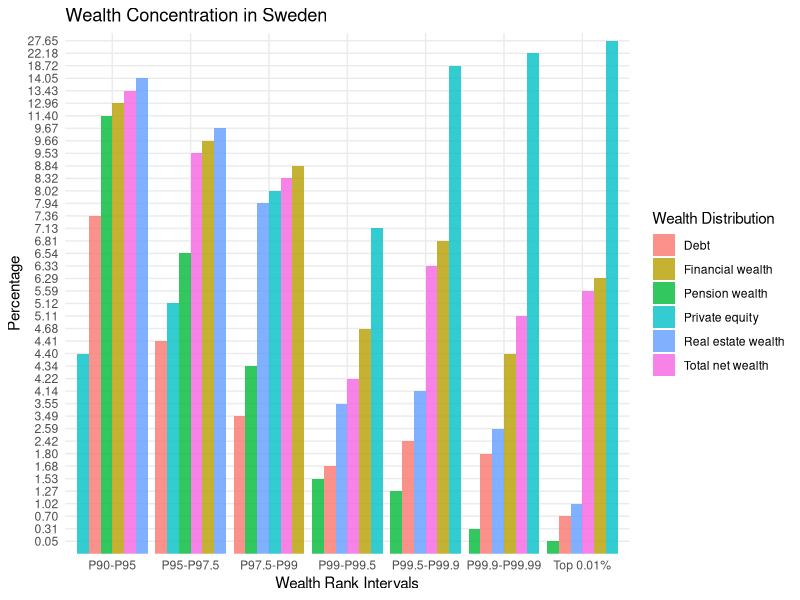

R code for this plot:
### Replication of Figure 1
#### Load library
library(tidyverse)

#### Load and clean the data set
portfolio <- read_csv('input_distributions_NW-Table 1.csv')
portfolio <- data.frame(portfolio)
portfolio <- portfolio[c(1, 2, 3, 4, 5, 6, 7), ]
colnames(portfolio) <- c('Number of households', 'Real estate wealth', 'Financial wealth', 'Private equity', 'Pension wealth', 'Debt', 'Total net wealth', 'Wealth Level')

#### Create data set for graph
portfolio <- 
  portfolio |>
  gather(`Wealth Distribution`, Percentage, 2:7)
portfolio$Percentage <- format(round(as.numeric(as.character(portfolio$Percentage)), 2), nsmall = 2)

#### Create graph
portfolio |> 
  ggplot(aes(x = `Wealth Level`, y = Percentage, fill = `Wealth Distribution`)) +
  geom_col(position = "dodge", alpha = 0.8) +
  theme_minimal() + 
  labs(x = "Wealth Rank Intervals", y = "Percentage", title = "Wealth Concentration in Sweden")